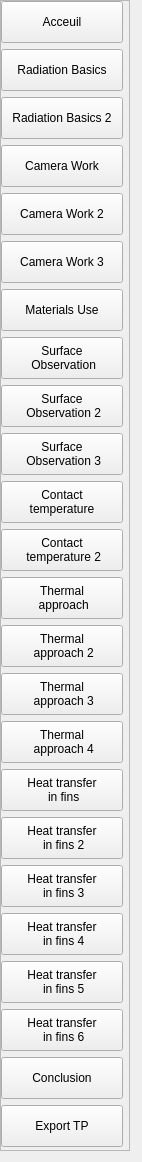
            <widget class="QWidget" name="scrollAreaWidgetContents_2">
             <property name="geometry">
              <rect>
               <x>0</x>
               <y>0</y>
               <width>125</width>
               <height>1162</height>
              </rect>
             </property>
             <property name="minimumSize">
              <size>
               <width>0</width>
               <height>0</height>
              </size>
             </property>
             <property name="maximumSize">
              <size>
               <width>125</width>
               <height>16777215</height>
              </size>
             </property>
             <layout class="QVBoxLayout" name="verticalLayout_4">
              <property name="leftMargin">
               <number>0</number>
              </property>
              <property name="topMargin">
               <number>0</number>
              </property>
              <property name="rightMargin">
               <number>12</number>
              </property>
              <item>
               <widget class="QFrame" name="frame">
                <property name="minimumSize">
                 <size>
                  <width>130</width>
                  <height>1150</height>
                 </size>
                </property>
                <property name="maximumSize">
                 <size>
                  <width>130</width>
                  <height>16777215</height>
                 </size>
                </property>
                <property name="styleSheet">
                 <string notr="true"/>
                </property>
                <property name="frameShape">
                 <enum>QFrame::StyledPanel</enum>
                </property>
                <property name="frameShadow">
                 <enum>QFrame::Raised</enum>
                </property>
                <layout class="QFormLayout" name="formLayout">
                 <property name="leftMargin">
                  <number>0</number>
                 </property>
                 <property name="topMargin">
                  <number>0</number>
                 </property>
                 <property name="rightMargin">
                  <number>0</number>
                 </property>
                 <property name="bottomMargin">
                  <number>0</number>
                 </property>
                 <item row="0" column="0">
                  <widget class="QPushButton" name="btn_acceuil">
                   <property name="styleSheet">
                    <string notr="true">QPushButton{
	width: 120px;
	height : 40px;
	margin-right : 5px;

	
}
QPushButton:hover{
	background-color: rgb(97, 97, 97);
	color: rgb(255, 255, 255);
}
</string>
                   </property>
                   <property name="text">
                    <string>Acceuil</string>
                   </property>
                  </widget>
                 </item>
                 <item row="1" column="0">
                  <widget class="QPushButton" name="btn_page_2">
                   <property name="styleSheet">
                    <string notr="true">QPushButton{
	width: 120px;
	height : 40px;
	margin-right : 5px;

	
}
QPushButton:hover{
	background-color: rgb(97, 97, 97);
	color: rgb(255, 255, 255);
}
</string>
                   </property>
                   <property name="text">
                    <string>Radiation Basics</string>
                   </property>
                  </widget>
                 </item>
                 <item row="2" column="0">
                  <widget class="QPushButton" name="btn_page_3">
                   <property name="styleSheet">
                    <string notr="true">QPushButton{
	width: 120px;
	height : 40px;
	margin-right : 5px;

	
}
QPushButton:hover{
	background-color: rgb(97, 97, 97);
	color: rgb(255, 255, 255);
}
</string>
                   </property>
                   <property name="text">
                    <string>Radiation Basics 2</string>
                   </property>
                  </widget>
                 </item>
                 <item row="3" column="0">
                  <widget class="QPushButton" name="btn_page_4">
                   <property name="styleSheet">
                    <string notr="true">QPushButton{
	width: 120px;
	height : 40px;
	margin-right : 5px;

	
}
QPushButton:hover{
	background-color: rgb(97, 97, 97);
	color: rgb(255, 255, 255);
}
</string>
                   </property>
                   <property name="text">
                    <string>Camera Work</string>
                   </property>
                  </widget>
                 </item>
                 <item row="4" column="0">
                  <widget class="QPushButton" name="btn_page_5">
                   <property name="styleSheet">
                    <string notr="true">QPushButton{
	width: 120px;
	height : 40px;
	margin-right : 5px;

	
}
QPushButton:hover{
	background-color: rgb(97, 97, 97);
	color: rgb(255, 255, 255);
}
</string>
                   </property>
                   <property name="text">
                    <string>Camera Work 2</string>
                   </property>
                  </widget>
                 </item>
                 <item row="5" column="0">
                  <widget class="QPushButton" name="btn_page_6">
                   <property name="styleSheet">
                    <string notr="true">QPushButton{
	width: 120px;
	height : 40px;
	margin-right : 5px;

	
}
QPushButton:hover{
	background-color: rgb(97, 97, 97);
	color: rgb(255, 255, 255);
}
</string>
                   </property>
                   <property name="text">
                    <string>Camera Work 3</string>
                   </property>
                  </widget>
                 </item>
                 <item row="6" column="0">
                  <widget class="QPushButton" name="btn_page_7">
                   <property name="styleSheet">
                    <string notr="true">QPushButton{
	width: 120px;
	height : 40px;
	margin-right : 5px;

	
}
QPushButton:hover{
	background-color: rgb(97, 97, 97);
	color: rgb(255, 255, 255);
}
</string>
                   </property>
                   <property name="text">
                    <string>Materials Use</string>
                   </property>
                  </widget>
                 </item>
                 <item row="7" column="0">
                  <widget class="QPushButton" name="btn_page_8">
                   <property name="styleSheet">
                    <string notr="true">QPushButton{
	width: 120px;
	height : 40px;
	margin-right : 5px;

	
}
QPushButton:hover{
	background-color: rgb(97, 97, 97);
	color: rgb(255, 255, 255);
}
</string>
                   </property>
                   <property name="text">
                    <string>Surface 
 Observation</string>
                   </property>
                  </widget>
                 </item>
                 <item row="8" column="0">
                  <widget class="QPushButton" name="btn_page_9">
                   <property name="styleSheet">
                    <string notr="true">QPushButton{
	width: 120px;
	height : 40px;
	margin-right : 5px;

	
}
QPushButton:hover{
	background-color: rgb(97, 97, 97);
	color: rgb(255, 255, 255);
}
</string>
                   </property>
                   <property name="text">
                    <string>Surface 
 Observation 2</string>
                   </property>
                  </widget>
                 </item>
                 <item row="9" column="0">
                  <widget class="QPushButton" name="btn_page_10">
                   <property name="styleSheet">
                    <string notr="true">QPushButton{
	width: 120px;
	height : 40px;
	margin-right : 5px;

	
}
QPushButton:hover{
	background-color: rgb(97, 97, 97);
	color: rgb(255, 255, 255);
}

</string>
                   </property>
                   <property name="text">
                    <string>Surface 
 Observation 3</string>
                   </property>
                  </widget>
                 </item>
                 <item row="10" column="0">
                  <widget class="QPushButton" name="btn_page_11">
                   <property name="styleSheet">
                    <string notr="true">QPushButton{
	width: 120px;
	height : 40px;
	margin-right : 5px;

	
}
QPushButton:hover{
	background-color: rgb(97, 97, 97);
	color: rgb(255, 255, 255);
}
</string>
                   </property>
                   <property name="text">
                    <string>Contact 
 temperature </string>
                   </property>
                  </widget>
                 </item>
                 <item row="11" column="0">
                  <widget class="QPushButton" name="btn_page_12">
                   <property name="styleSheet">
                    <string notr="true">QPushButton{
	width: 120px;
	height : 40px;
	margin-right : 5px;

	
}
QPushButton:hover{
	background-color: rgb(97, 97, 97);
	color: rgb(255, 255, 255);
}
</string>
                   </property>
                   <property name="text">
                    <string>Contact 
 temperature 2</string>
                   </property>
                  </widget>
                 </item>
                 <item row="12" column="0">
                  <widget class="QPushButton" name="btn_page_13">
                   <property name="styleSheet">
                    <string notr="true">QPushButton{
	width: 120px;
	height : 40px;
	margin-right : 5px;

	
}
QPushButton:hover{
	background-color: rgb(97, 97, 97);
	color: rgb(255, 255, 255);
}
</string>
                   </property>
                   <property name="text">
                    <string>Thermal 
 approach</string>
                   </property>
                  </widget>
                 </item>
                 <item row="13" column="0">
                  <widget class="QPushButton" name="btn_page_14">
                   <property name="styleSheet">
                    <string notr="true">QPushButton{
	width: 120px;
	height : 40px;
	margin-right : 5px;

	
}
QPushButton:hover{
	background-color: rgb(97, 97, 97);
	color: rgb(255, 255, 255);
}
</string>
                   </property>
                   <property name="text">
                    <string>Thermal 
 approach 2</string>
                   </property>
                  </widget>
                 </item>
                 <item row="14" column="0">
                  <widget class="QPushButton" name="btn_page_15">
                   <property name="styleSheet">
                    <string notr="true">QPushButton{
	width: 120px;
	height : 40px;
	margin-right : 5px;

	
}
QPushButton:hover{
	background-color: rgb(97, 97, 97);
	color: rgb(255, 255, 255);
}</string>
                   </property>
                   <property name="text">
                    <string>Thermal 
 approach 3</string>
                   </property>
                  </widget>
                 </item>
                 <item row="15" column="0">
                  <widget class="QPushButton" name="btn_page_16">
                   <property name="styleSheet">
                    <string notr="true">QPushButton{
	width: 120px;
	height : 40px;
	margin-right : 5px;

	
}
QPushButton:hover{
	background-color: rgb(97, 97, 97);
	color: rgb(255, 255, 255);
}</string>
                   </property>
                   <property name="text">
                    <string>Thermal 
 approach 4</string>
                   </property>
                  </widget>
                 </item>
                 <item row="16" column="0">
                  <widget class="QPushButton" name="btn_page_17">
                   <property name="styleSheet">
                    <string notr="true">QPushButton{
	width: 120px;
	height : 40px;
	margin-right : 5px;

	
}
QPushButton:hover{
	background-color: rgb(97, 97, 97);
	color: rgb(255, 255, 255);
}</string>
                   </property>
                   <property name="text">
                    <string>Heat transfer
 in fins</string>
                   </property>
                  </widget>
                 </item>
                 <item row="17" column="0">
                  <widget class="QPushButton" name="btn_page_18">
                   <property name="styleSheet">
                    <string notr="true">QPushButton{
	width: 120px;
	height : 40px;
	margin-right : 5px;

	
}
QPushButton:hover{
	background-color: rgb(97, 97, 97);
	color: rgb(255, 255, 255);
}
</string>
                   </property>
                   <property name="text">
                    <string>Heat transfer
 in fins 2</string>
                   </property>
                  </widget>
                 </item>
                 <item row="18" column="0">
                  <widget class="QPushButton" name="btn_page_19">
                   <property name="styleSheet">
                    <string notr="true">QPushButton{
	width: 120px;
	height : 40px;
	margin-right : 5px;

	
}
QPushButton:hover{
	background-color: rgb(97, 97, 97);
	color: rgb(255, 255, 255);
}</string>
                   </property>
                   <property name="text">
                    <string>Heat transfer
 in fins 3</string>
                   </property>
                  </widget>
                 </item>
                 <item row="19" column="0">
                  <widget class="QPushButton" name="btn_page_20">
                   <property name="styleSheet">
                    <string notr="true">QPushButton{
	width: 120px;
	height : 40px;
	margin-right : 5px;

	
}
QPushButton:hover{
	background-color: rgb(97, 97, 97);
	color: rgb(255, 255, 255);
}</string>
                   </property>
                   <property name="text">
                    <string>Heat transfer
 in fins 4</string>
                   </property>
                  </widget>
                 </item>
                 <item row="20" column="0">
                  <widget class="QPushButton" name="btn_page_21">
                   <property name="styleSheet">
                    <string notr="true">QPushButton{
	width: 120px;
	height : 40px;
	margin-right : 5px;

	
}
QPushButton:hover{
	background-color: rgb(97, 97, 97);
	color: rgb(255, 255, 255);
}</string>
                   </property>
                   <property name="text">
                    <string>Heat transfer
 in fins 5</string>
                   </property>
                  </widget>
                 </item>
                 <item row="21" column="0">
                  <widget class="QPushButton" name="btn_page_22">
                   <property name="styleSheet">
                    <string notr="true">QPushButton{
	width: 120px;
	height : 40px;
	margin-right : 5px;

	
}
QPushButton:hover{
	background-color: rgb(97, 97, 97);
	color: rgb(255, 255, 255);
}</string>
                   </property>
                   <property name="text">
                    <string>Heat transfer
 in fins 6</string>
                   </property>
                  </widget>
                 </item>
                 <item row="22" column="0">
                  <widget class="QPushButton" name="btn_page_23">
                   <property name="styleSheet">
                    <string notr="true">QPushButton{
	width: 120px;
	height : 40px;
	margin-right : 5px;

	
}
QPushButton:hover{
	background-color: rgb(97, 97, 97);
	color: rgb(255, 255, 255);
}</string>
                   </property>
                   <property name="text">
                    <string>Conclusion</string>
                   </property>
                  </widget>
                 </item>
                 <item row="23" column="0">
                  <widget class="QPushButton" name="btn_page_24">
                   <property name="styleSheet">
                    <string notr="true">QPushButton{
	width: 120px;
	height : 40px;
	margin-right : 5px;

	
}
QPushButton:hover{
	background-color: rgb(97, 97, 97);
	color: rgb(255, 255, 255);
}</string>
                   </property>
                   <property name="text">
                    <string>Export TP</string>
                   </property>
                  </widget>
                 </item>
                </layout>
               </widget>
              </item>
             </layout>
            </widget>
